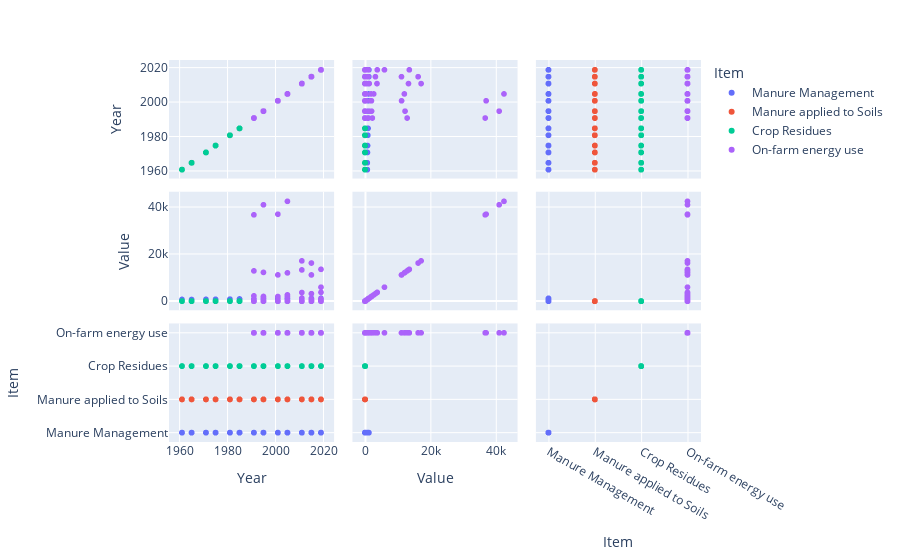

The cell this chart's notebook holds for it:
### Code cell
import plotly.express as px
df = pd.read_csv("asiae.csv")
fig = px.scatter_matrix(df, dimensions=["Year", "Value", "Item", "Year"], color="Item")
fig.show()

### Figure 1 — Plotly figure (JSON) as saved in the notebook; plotly's stock layout.template omitted (floating-point values rounded to 4 significant figures)
{"data": [{"dimensions": [{"axis": {"matches": true}, "label": "Year", "values": [1961, 1965, 1971, 1975, 1981, 1985, 1991, 1995, 2001, 2005, 2011, 2015, 2019, 1961, 1965, 1971, 1975, 1981, 1985, 1991, 1995, 2001, 2005, 2011, 2015, 2019, 1961, 1965, 1971, 1975, 1981, 1985, 1991, 1995, 2001, 2005, 2011, 2015, 2019, 1961, 1965, 1971, 1975, 1981, 1985, 1991, 1995, 2001, 2005, 2011, 2015, 2019, 1961, 1965, 1971, 1975, 1981, 1985, 1991, 1995, 2001, 2005, 2011, 2015, 2019, 1961, 1965, 1971, 1975, 1981, 1985, 1991, 1995, 2001, 2005, 2011, 2015, 2019, 1961, 1965, 1971, 1975, 1981, 1985, 1991, 1995, 2001, 2005, 2011, 2015, 2019, 1961, 1965, 1971, 1975, 1981, 1985, 1991, 1995, 2001, 2005, 2011, 2015, 2019]}, {"axis": {"matches": true}, "label": "Value", "values": [11.62, 13.31, 14.57, 14.51, 14.75, 10.67, 9.345, 11.41, 12.2, 18.49, 26.16, 24.82, 26.13, 51.37, 58.18, 66.13, 65.31, 60.96, 62.32, 68.32, 72.89, 71.26, 75.53, 81.76, 84.45, 87.3, 0.6929, 0.7665, 0.874, 0.9514, 1.1, 1.271, 1.367, 1.405, 1.225, 1.385, 1.216, 1.095, 1.11, 720.7, 711.7, 760.2, 786.7, 873.6, 941.2, 1012.0, 1049.0, 1071.0, 1113.0, 1162.0, 1173.0, 1198.0, 27.29, 25.24, 27.35, 29.56, 31.75, 35.61, 39.59, 45.5, 46.69, 52.5, 53.62, 45.01, 49.04, 17.33, 18.29, 20.31, 22.99, 27.45, 28.12, 29.35, 31.85, 34.76, 36.97, 42.16, 43.55, 45.9, 73.43, 79.54, 92.48, 99.54, 112.3, 121.8, 154.8, 168.7, 203.2, 225.6, 289.8, 329.7, 389.8, 8.457, 11.36, 8.724, 9.012, 9.77, 10.24, 9.08, 9.424, 5.31, 5.588, 6.228, 5.761, 5.922]}, {"axis": {"matches": true}, "label": "Item", "values": ["Manure Management", "Manure Management", "Manure Management", "Manure Management", "Manure Management", "Manure Management", "Manure Management", "Manure Management", "Manure Management", "Manure Management", "Manure Management", "Manure Management", "Manure Management", "Manure Management", "Manure Management", "Manure Management", "Manure Management", "Manure Management", "Manure Management", "Manure Management", "Manure Management", "Manure Management", "Manure Management", "Manure Management", "Manure Management", "Manure Management", "Manure Management", "Manure Management", "Manure Management", "Manure Management", "Manure Management", "Manure Management", "Manure Management", "Manure Management", "Manure Management", "Manure Management", "Manure Management", "Manure Management", "Manure Management", "Manure Management", "Manure Management", "Manure Management", "Manure Management", "Manure Management", "Manure Management", "Manure Management", "Manure Management", "Manure Management", "Manure Management", "Manure Management", "Manure Management", "Manure Management", "Manure Management", "Manure Management", "Manure Management", "Manure Management", "Manure Management", "Manure Management", "Manure Management", "Manure Management", "Manure Management", "Manure Management", "Manure Management", "Manure Management", "Manure Management", "Manure Management", "Manure Management", "Manure Management", "Manure Management", "Manure Management", "Manure Management", "Manure Management", "Manure Management", "Manure Management", "Manure Management", "Manure Management", "Manure Management", "Manure Management", "Manure Management", "Manure Management", "Manure Management", "Manure Management", "Manure Management", "Manure Management", "Manure Management", "Manure Management", "Manure Management", "Manure Management", "Manure Management", "Manure Management", "Manure Management", "Manure Management", "Manure Management", "Manure Management", "Manure Management", "Manure Management", "Manure Management", "Manure Management", "Manure Management", "Manure Management", "Manure Management", "Manure Management", "Manure Management", "Manure Management"]}], "hovertemplate": "Item=Manure Management<br>%{xaxis.title.text}=%{x}<br>%{yaxis.title.text}=%{y}<extra></extra>", "legendgroup": "Manure Management", "marker": {"color": "#636efa", "symbol": "circle"}, "name": "Manure Management", "showlegend": true, "type": "splom"}, {"dimensions": [{"axis": {"matches": true}, "label": "Year", "values": [1961, 1965, 1971, 1975, 1981, 1985, 1991, 1995, 2001, 2005, 2011, 2015, 2019, 1961, 1965, 1971, 1975, 1981, 1985, 1991, 1995, 2001, 2005, 2011, 2015, 2019, 1961, 1965, 1971, 1975, 1981, 1985, 1991, 1995, 2001, 2005, 2011, 2015, 2019, 1961, 1965, 1971, 1975, 1981, 1985, 1991, 1995, 2001, 2005, 2011, 2015, 2019, 1961, 1965, 1971, 1975, 1981, 1985, 1991, 1995, 2001, 2005, 2011, 2015, 2019, 1961, 1965, 1971, 1975, 1981, 1985, 1991, 1995, 2001, 2005, 2011, 2015, 2019, 1961, 1965, 1971, 1975, 1981, 1985, 1991, 1995, 2001, 2005, 2011, 2015, 2019, 1961, 1965, 1971, 1975, 1981, 1985, 1991, 1995, 2001, 2005, 2011, 2015, 2019]}, {"axis": {"matches": true}, "label": "Value", "values": [0.8839, 0.9683, 1.053, 1.022, 0.9846, 0.7187, 0.7114, 0.7289, 0.7871, 0.8989, 1.19, 1.123, 1.088, 1.484, 1.758, 2.056, 2.028, 1.921, 2.047, 2.383, 2.678, 2.794, 3.133, 3.583, 3.876, 4.036, 0.0183, 0.0202, 0.023, 0.025, 0.029, 0.0341, 0.0366, 0.0374, 0.0326, 0.0364, 0.0331, 0.0308, 0.033, 20.17, 20.08, 21.25, 21.99, 24.51, 26.46, 28.45, 29.63, 30.7, 32.52, 34.42, 35.02, 36.13, 1.743, 1.651, 1.776, 1.839, 2.176, 2.508, 2.971, 3.376, 3.732, 4.713, 5.272, 5.016, 5.43, 0.5291, 0.5608, 0.6241, 0.7129, 0.8574, 0.8934, 0.9505, 1.025, 1.126, 1.209, 1.431, 1.51, 1.664, 2.277, 2.508, 2.91, 3.29, 3.871, 4.292, 5.265, 5.987, 6.791, 7.557, 9.798, 11.14, 15.03, 0.2247, 0.2991, 0.2393, 0.2466, 0.2627, 0.2787, 0.2502, 0.2621, 0.1626, 0.173, 0.1976, 0.1903, 0.202]}, {"axis": {"matches": true}, "label": "Item", "values": ["Manure applied to Soils", "Manure applied to Soils", "Manure applied to Soils", "Manure applied to Soils", "Manure applied to Soils", "Manure applied to Soils", "Manure applied to Soils", "Manure applied to Soils", "Manure applied to Soils", "Manure applied to Soils", "Manure applied to Soils", "Manure applied to Soils", "Manure applied to Soils", "Manure applied to Soils", "Manure applied to Soils", "Manure applied to Soils", "Manure applied to Soils", "Manure applied to Soils", "Manure applied to Soils", "Manure applied to Soils", "Manure applied to Soils", "Manure applied to Soils", "Manure applied to Soils", "Manure applied to Soils", "Manure applied to Soils", "Manure applied to Soils", "Manure applied to Soils", "Manure applied to Soils", "Manure applied to Soils", "Manure applied to Soils", "Manure applied to Soils", "Manure applied to Soils", "Manure applied to Soils", "Manure applied to Soils", "Manure applied to Soils", "Manure applied to Soils", "Manure applied to Soils", "Manure applied to Soils", "Manure applied to Soils", "Manure applied to Soils", "Manure applied to Soils", "Manure applied to Soils", "Manure applied to Soils", "Manure applied to Soils", "Manure applied to Soils", "Manure applied to Soils", "Manure applied to Soils", "Manure applied to Soils", "Manure applied to Soils", "Manure applied to Soils", "Manure applied to Soils", "Manure applied to Soils", "Manure applied to Soils", "Manure applied to Soils", "Manure applied to Soils", "Manure applied to Soils", "Manure applied to Soils", "Manure applied to Soils", "Manure applied to Soils", "Manure applied to Soils", "Manure applied to Soils", "Manure applied to Soils", "Manure applied to Soils", "Manure applied to Soils", "Manure applied to Soils", "Manure applied to Soils", "Manure applied to Soils", "Manure applied to Soils", "Manure applied to Soils", "Manure applied to Soils", "Manure applied to Soils", "Manure applied to Soils", "Manure applied to Soils", "Manure applied to Soils", "Manure applied to Soils", "Manure applied to Soils", "Manure applied to Soils", "Manure applied to Soils", "Manure applied to Soils", "Manure applied to Soils", "Manure applied to Soils", "Manure applied to Soils", "Manure applied to Soils", "Manure applied to Soils", "Manure applied to Soils", "Manure applied to Soils", "Manure applied to Soils", "Manure applied to Soils", "Manure applied to Soils", "Manure applied to Soils", "Manure applied to Soils", "Manure applied to Soils", "Manure applied to Soils", "Manure applied to Soils", "Manure applied to Soils", "Manure applied to Soils", "Manure applied to Soils", "Manure applied to Soils", "Manure applied to Soils", "Manure applied to Soils", "Manure applied to Soils", "Manure applied to Soils", "Manure applied to Soils", "Manure applied to Soils"]}], "hovertemplate": "Item=Manure applied to Soils<br>%{xaxis.title.text}=%{x}<br>%{yaxis.title.text}=%{y}<extra></extra>", "legendgroup": "Manure applied to Soils", "marker": {"color": "#EF553B", "symbol": "circle"}, "name": "Manure applied to Soils", "showlegend": true, "type": "splom"}, {"dimensions": [{"axis": {"matches": true}, "label": "Year", "values": [1961, 1965, 1971, 1975, 1981, 1985, 1991, 1995, 2001, 2005, 2011, 2015, 2019, 1961, 1965, 1971, 1975, 1981, 1985, 1991, 1995, 2001, 2005, 2011, 2015, 2019, 1961, 1965, 1971, 1975, 1981, 1985, 1991, 1995, 2001, 2005, 2011, 2015, 2019, 1961, 1965, 1971, 1975, 1981, 1985, 1991, 1995, 2001, 2005, 2011, 2015, 2019, 1961, 1965, 1971, 1975, 1981, 1985, 1991, 1995, 2001, 2005, 2011, 2015, 2019, 1961, 1965, 1971, 1975, 1981, 1985, 1991, 1995, 2001, 2005, 2011, 2015, 2019, 1961, 1965, 1971, 1975, 1981, 1985, 1991, 1995, 2001, 2005, 2011, 2015, 2019, 1961, 1965, 1971, 1975, 1981, 1985, 1991, 1995, 2001, 2005, 2011, 2015, 2019, 1961, 1965, 1971, 1975, 1981, 1985, 1991, 1995, 2001, 2005, 2011, 2015, 2019]}, {"axis": {"matches": true}, "label": "Value", "values": [0.8762, 0.8978, 0.8093, 1.014, 0.8766, 0.7319, 0.6454, 0.7511, 0.5267, 1.182, 1.032, 1.242, 1.218, 4.363, 4.787, 4.706, 5.543, 5.953, 6.278, 6.711, 6.568, 8.13, 8.469, 10.27, 10.63, 11.11, 0.0213, 0.0238, 0.0278, 0.0304, 0.0351, 0.0376, 0.0269, 0.0337, 0.0254, 0.037, 0.0345, 0.0311, 0.0191, 27.81, 27.15, 33.08, 35.65, 39.6, 42.57, 47.17, 50.39, 55.46, 55.55, 64.47, 63.56, 70.05, 1.165, 1.489, 1.532, 2.129, 2.385, 2.634, 3.319, 3.791, 3.304, 4.667, 3.364, 3.945, 5.066, 0, 0.0001, 0, 0.0004, 0, 0, 0, 0, 0, 0, 0, 0, 0, 0.7791, 0.8129, 0.8693, 0.9518, 0.9882, 1.095, 1.297, 1.408, 1.579, 1.7, 1.842, 1.916, 2.109, 1.89, 2.19, 2.778, 3.137, 4.152, 4.095, 4.803, 5.495, 5.862, 6.958, 7.928, 8.228, 8.53, 0.2683, 0.2306, 0.3857, 0.3358, 0.5402, 0.6018, 0.5471, 0.6245, 0.5682, 0.6841, 0.8269, 0.9971, 0.8843]}, {"axis": {"matches": true}, "label": "Item", "values": ["Crop Residues", "Crop Residues", "Crop Residues", "Crop Residues", "Crop Residues", "Crop Residues", "Crop Residues", "Crop Residues", "Crop Residues", "Crop Residues", "Crop Residues", "Crop Residues", "Crop Residues", "Crop Residues", "Crop Residues", "Crop Residues", "Crop Residues", "Crop Residues", "Crop Residues", "Crop Residues", "Crop Residues", "Crop Residues", "Crop Residues", "Crop Residues", "Crop Residues", "Crop Residues", "Crop Residues", "Crop Residues", "Crop Residues", "Crop Residues", "Crop Residues", "Crop Residues", "Crop Residues", "Crop Residues", "Crop Residues", "Crop Residues", "Crop Residues", "Crop Residues", "Crop Residues", "Crop Residues", "Crop Residues", "Crop Residues", "Crop Residues", "Crop Residues", "Crop Residues", "Crop Residues", "Crop Residues", "Crop Residues", "Crop Residues", "Crop Residues", "Crop Residues", "Crop Residues", "Crop Residues", "Crop Residues", "Crop Residues", "Crop Residues", "Crop Residues", "Crop Residues", "Crop Residues", "Crop Residues", "Crop Residues", "Crop Residues", "Crop Residues", "Crop Residues", "Crop Residues", "Crop Residues", "Crop Residues", "Crop Residues", "Crop Residues", "Crop Residues", "Crop Residues", "Crop Residues", "Crop Residues", "Crop Residues", "Crop Residues", "Crop Residues", "Crop Residues", "Crop Residues", "Crop Residues", "Crop Residues", "Crop Residues", "Crop Residues", "Crop Residues", "Crop Residues", "Crop Residues", "Crop Residues", "Crop Residues", "Crop Residues", "Crop Residues", "Crop Residues", "Crop Residues", "Crop Residues", "Crop Residues", "Crop Residues", "Crop Residues", "Crop Residues", "Crop Residues", "Crop Residues", "Crop Residues", "Crop Residues", "Crop Residues", "Crop Residues", "Crop Residues", "Crop Residues", "Crop Residues", "Crop Residues", "Crop Residues", "Crop Residues", "Crop Residues", "Crop Residues", "Crop Residues", "Crop Residues", "Crop Residues", "Crop Residues", "Crop Residues", "Crop Residues", "Crop Residues"]}], "hovertemplate": "Item=Crop Residues<br>%{xaxis.title.text}=%{x}<br>%{yaxis.title.text}=%{y}<extra></extra>", "legendgroup": "Crop Residues", "marker": {"color": "#00cc96", "symbol": "circle"}, "name": "Crop Residues", "showlegend": true, "type": "splom"}, {"dimensions": [{"axis": {"matches": true}, "label": "Year", "values": [1991, 1991, 1995, 1995, 2001, 2001, 2005, 2005, 2011, 2011, 2015, 2015, 2019, 2019, 1991, 1991, 1995, 1995, 2001, 2001, 2005, 2005, 2011, 2011, 2015, 2015, 2019, 2019, 1991, 1991, 1995, 1995, 2001, 2001, 2005, 2005, 2011, 2011, 2015, 2015, 2019, 2019, 1991, 1991, 1995, 1995, 2001, 2001, 2005, 2005, 2011, 2011, 2015, 2015, 2019, 2019, 1991, 1991, 1995, 1995, 2001, 2001, 2005, 2005, 2011, 2011, 2015, 2015, 2019, 2019, 1991, 1991, 1995, 1995, 2001, 2001, 2005, 2005, 2011, 2011, 2015, 2015, 2019, 2019, 1991, 1991, 1995, 1995, 2001, 2001, 2005, 2005, 2011, 2011, 2015, 2015, 2019, 2019, 1991, 1991, 1995, 1995, 2001, 2001, 2005, 2005, 2011, 2011, 2015, 2015, 2019, 2019, 1991, 1991, 1995, 1995, 2001, 2001, 2005, 2005, 2011, 2011, 2015, 2015, 2019, 2019]}, {"axis": {"matches": true}, "label": "Value", "values": [0.0562, 223.9, 0.007, 39.64, 0.0046, 28.54, 0.0047, 54.71, 0.4201, 393.0, 0.1091, 231.8, 0.0657, 117.1, 0.1909, 888.1, 0.5416, 1336.0, 0.4345, 1973.0, 0.8597, 2668.0, 0.8235, 3673.0, 1.109, 3183.0, 0.6929, 3746.0, 0.0145, 8.801, 0.0216, 10.51, 0.0258, 12.31, 0.0161, 10.55, 0.0115, 14.59, 0.0102, 14.84, 0.013, 18.29, 69.42, 36770.0, 69.54, 41040.0, 32.4, 37060.0, 42.68, 42530.0, 42.28, 17160.0, 42.09, 16250.0, 16.72, 5960.0, 0.8256, 12890.0, 0.8371, 12250.0, 0.7004, 11180.0, 0.7528, 12050.0, 0.832, 13300.0, 0.7519, 11170.0, 0.9446, 13550.0, 0.1091, 34.41, 0.1015, 32.01, 0.1445, 45.58, 0.1955, 61.63, 0.2283, 71.99, 0.2485, 78.34, 0.3416, 107.7, 0.089, 54.42, 0.2036, 98.99, 0.2414, 272.3, 0.188, 277.9, 0.1728, 449.7, 0.2447, 483.7, 0.2302, 987.8, 2.499, 2249.0, 2.303, 2006.0, 1.437, 1677.0, 3.06, 1864.0, 2.269, 1287.0, 1.102, 943.2, 0.9724, 983.2, 0.0061, 46.36, 0.0088, 65.97, 0.009, 89.05, 0.0498, 111.0, 0.0336, 93.78, 0.0142, 49.91, 0.0032, 2.163]}, {"axis": {"matches": true}, "label": "Item", "values": ["On-farm energy use", "On-farm energy use", "On-farm energy use", "On-farm energy use", "On-farm energy use", "On-farm energy use", "On-farm energy use", "On-farm energy use", "On-farm energy use", "On-farm energy use", "On-farm energy use", "On-farm energy use", "On-farm energy use", "On-farm energy use", "On-farm energy use", "On-farm energy use", "On-farm energy use", "On-farm energy use", "On-farm energy use", "On-farm energy use", "On-farm energy use", "On-farm energy use", "On-farm energy use", "On-farm energy use", "On-farm energy use", "On-farm energy use", "On-farm energy use", "On-farm energy use", "On-farm energy use", "On-farm energy use", "On-farm energy use", "On-farm energy use", "On-farm energy use", "On-farm energy use", "On-farm energy use", "On-farm energy use", "On-farm energy use", "On-farm energy use", "On-farm energy use", "On-farm energy use", "On-farm energy use", "On-farm energy use", "On-farm energy use", "On-farm energy use", "On-farm energy use", "On-farm energy use", "On-farm energy use", "On-farm energy use", "On-farm energy use", "On-farm energy use", "On-farm energy use", "On-farm energy use", "On-farm energy use", "On-farm energy use", "On-farm energy use", "On-farm energy use", "On-farm energy use", "On-farm energy use", "On-farm energy use", "On-farm energy use", "On-farm energy use", "On-farm energy use", "On-farm energy use", "On-farm energy use", "On-farm energy use", "On-farm energy use", "On-farm energy use", "On-farm energy use", "On-farm energy use", "On-farm energy use", "On-farm energy use", "On-farm energy use", "On-farm energy use", "On-farm energy use", "On-farm energy use", "On-farm energy use", "On-farm energy use", "On-farm energy use", "On-farm energy use", "On-farm energy use", "On-farm energy use", "On-farm energy use", "On-farm energy use", "On-farm energy use", "On-farm energy use", "On-farm energy use", "On-farm energy use", "On-farm energy use", "On-farm energy use", "On-farm energy use", "On-farm energy use", "On-farm energy use", "On-farm energy use", "On-farm energy use", "On-farm energy use", "On-farm energy use", "On-farm energy use", "On-farm energy use", "On-farm energy use", "On-farm energy use", "On-farm energy use", "On-farm energy use", "On-farm energy use", "On-farm energy use", "On-farm energy use", "On-farm energy use", "On-farm energy use", "On-farm energy use", "On-farm energy use", "On-farm energy use", "On-farm energy use", "On-farm energy use", "On-farm energy use", "On-farm energy use", "On-farm energy use", "On-farm energy use", "On-farm energy use", "On-farm energy use", "On-farm energy use", "On-farm energy use", "On-farm energy use", "On-farm energy use", "On-farm energy use", "On-farm energy use", "On-farm energy use", "On-farm energy use"]}], "hovertemplate": "Item=On-farm energy use<br>%{xaxis.title.text}=%{x}<br>%{yaxis.title.text}=%{y}<extra></extra>", "legendgroup": "On-farm energy use", "marker": {"color": "#ab63fa", "symbol": "circle"}, "name": "On-farm energy use", "showlegend": true, "type": "splom"}], "layout": {"dragmode": "select", "legend": {"title": {"text": "Item"}, "tracegroupgap": 0}, "margin": {"t": 60}}}
